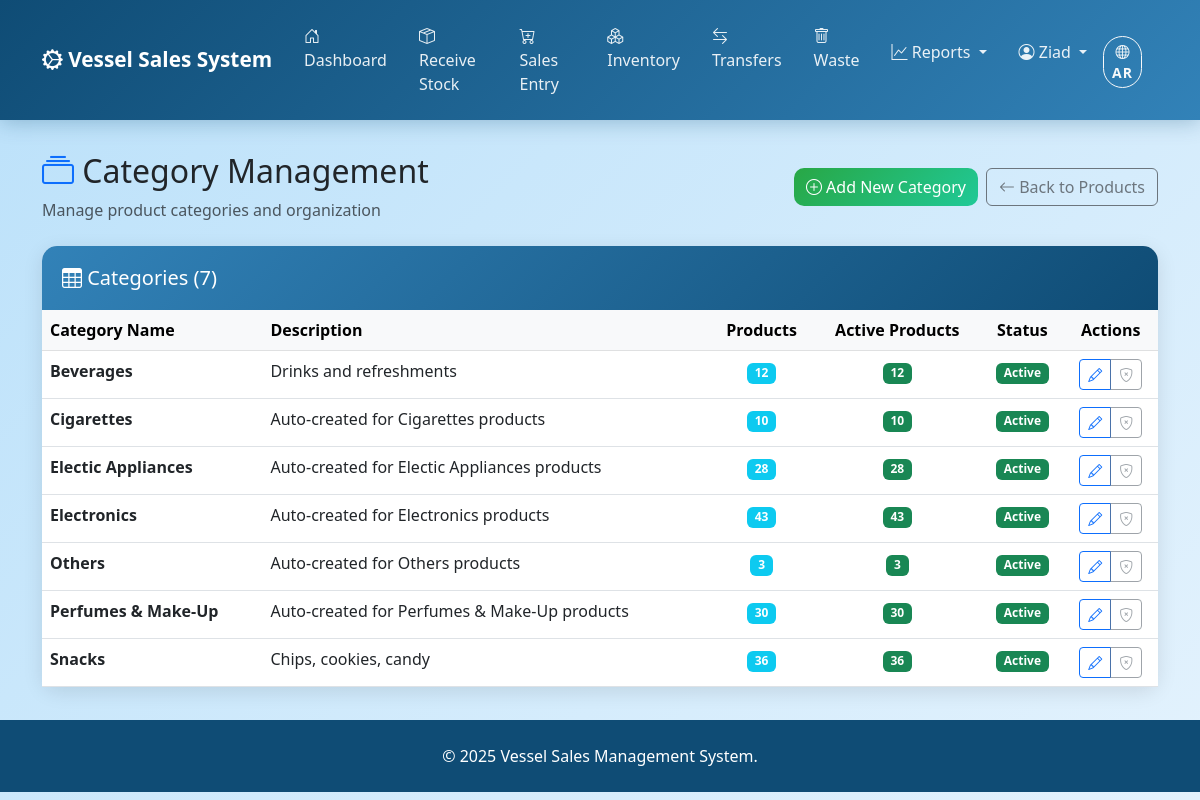
The app's page /categories/manage/ (signed in) with its own data.
### products/models.py (models this page shows, shortened)
class Category(models.Model):
    name = models.CharField(max_length=50, unique=True)
    description = models.TextField(blank=True)
    active = models.BooleanField(default=True)
    class Meta:
        ordering = ['name']
        verbose_name_plural = 'Categories'
        indexes = [
            models.Index(fields=['active'], name='category_active_idx'),
        ]

### frontend/category_views.py (the view)
# urls.py: path('categories/manage/', category_views.category_management, name='category_management'),
@login_required
@user_passes_test(is_admin_or_manager)
def category_management(request):
    categories = Category.objects.annotate(
        product_count=Count('product'),
        active_product_count=Count('product', filter=Q(product__active=True))
    ).order_by('name')
    context = {
        'categories': categories,
    }
    return render(request, 'frontend/category_management.html', context)

### templates/frontend/category_management.html (shortened to what this page needs)
{% extends 'frontend/base.html' %}
{% load static %}
{% block content %}
<div class="row mb-4">
    <div class="col-12">
        <div class="d-flex justify-content-between align-items-center">
            <div>
                <h2>
                    <i class="bi bi-collection text-primary"></i>
                    <span data-translate="category_management">Category Management</span>
                </h2>
                <p class="text-muted mb-0"><span data-translate="manage_product_categories">Manage product categories and organization</span></p>
            </div>
            <div class="d-flex gap-2">
                <button class="btn btn-success" onclick="showCreateCategoryModal()">
                    <i class="bi bi-plus-circle"></i> <span data-translate="add_new_category">Add New Category</span>
                </button>
                <a href="{% url 'frontend:product_management' %}" class="btn btn-outline-secondary">
                    <i class="bi bi-arrow-left"></i> <span data-translate="back_to_products">Back to Products</span>
                </a>
            </div>
        </div>
    </div>
</div>
<div class="row">
    <div class="col-12">
        <div class="card">
            <div class="card-header">
                <h5 class="mb-0">
                    <i class="bi bi-table"></i> <span data-translate="categories">Categories</span>
                    (<span dir="ltr" data-number data-original="{{ categories|length }}">{{ categories|length }}</span>)
                </h5>
            </div>
            <div class="card-body p-0">
                <div class="table-responsive">
                    <table class="table table-hover mb-0">
                        <thead class="table-light">
                            <tr>
                                <th><span data-translate="category_name">Category Name</span></th>
                                <th><span data-translate="description">Description</span></th>
                                <th class="text-center"><span data-translate="products_count">Products</span></th>
                                <th class="text-center"><span data-translate="active_products">Active Products</span></th>
                                <th class="text-center"><span data-translate="status">Status</span></th>
                                <th class="text-center"><span data-translate="actions">Actions</span></th>
                            </tr>
                        </thead>
                        <tbody>
                            {% for category in categories %}
                            <tr>
                                <td>
                                    <strong>{{ category.name }}</strong>
                                </td>
                                <td>
                                    {% if category.description %}
                                        {{ category.description|truncatechars:50 }}
                                    {% else %}
                                        <span class="text-muted"><span data-translate="no_description">No description</span></span>
                                    {% endif %}
                                </td>
                                <td class="text-center">
                                    <span class="badge bg-info" data-number data-original="{{ category.product_count }}">{{ category.product_count }}</span>
                                </td>
                                <td class="text-center">
                                    <span class="badge bg-success" data-number data-original="{{ category.active_product_count }}">{{ category.active_product_count }}</span>
                                </td>
                                <td class="text-center">
                                    {% if category.active %}
                                    <span class="badge bg-success"><span data-translate="active">Active</span></span>
                                    {% else %}
                                    <span class="badge bg-secondary"><span data-translate="inactive">Inactive</span></span>
                                    {% endif %}
                                </td>
                                <td class="text-center">
                                    <div class="btn-group btn-group-sm">
                                        <button class="btn btn-outline-primary" onclick="editCategory({{ category.id }}, '{{ category.name|escapejs }}', '{{ category.description|escapejs }}', {{ category.active|yesno:'true,false' }})"
                                                data-translate-title="edit_category">
                                            <i class="bi bi-pencil"></i>
                                        </button>
                                        {% if category.product_count == 0 %}
                                        <button class="btn btn-outline-danger" onclick="deleteCategory({{ category.id }}, '{{ category.name|escapejs }}')"
                                                data-translate-title="delete_category">
                                            <i class="bi bi-trash"></i>
                                        </button>
                                        {% else %}
                                        <button class="btn btn-outline-secondary" disabled title="Cannot delete category with products">
                                            <i class="bi bi-shield-x"></i>
                                        </button>
                                        {% endif %}
                                    </div>
                                </td>
                            </tr>
                            {% endfor %}
                        </tbody>
                    </table>
                </div>
            </div>
        </div>
    </div>
</div>
{% endblock %}

### templates/frontend/base.html (shortened to what this page needs)
{% load static %}
<!DOCTYPE html>
<html lang="{{ CURRENT_LANGUAGE }}" dir="{{ LANGUAGE_DIRECTION }}">
<head>
    <link href="https://cdn.jsdelivr.net/npm/bootstrap@5.3.0/dist/css/bootstrap.min.css" rel="stylesheet">
    <link href="https://cdn.jsdelivr.net/npm/bootstrap-icons@1.10.0/font/bootstrap-icons.css" rel="stylesheet">
    {% load static %}
    <link href="{% static 'frontend/css/core/variables.css' %}" rel="stylesheet">
    <link href="{% static 'frontend/css/core/base.css' %}" rel="stylesheet">
    <link href="{% static 'frontend/css/core/components.css' %}" rel="stylesheet">
    <link href="{% static 'frontend/css/layout/navigation.css' %}" rel="stylesheet">
    <link href="{% static 'frontend/css/responsive/mobile.css' %}" rel="stylesheet">
    <link href="{% static 'frontend/css/base_styles.css' %}" rel="stylesheet">
</head>
<body>
    <nav class="navbar navbar-expand-lg">
        <div class="container">
            <a class="navbar-brand" href="{% url 'frontend:dashboard' %}">
                <i class="bi bi-gear-wide-connected"></i> Vessel Sales System
            </a>
            <div class="collapse navbar-collapse" id="navbarNav">
                <ul class="navbar-nav" id="mainNavItems">
                    <li class="nav-item">
                        <a class="nav-link {% if request.resolver_match.url_name == 'dashboard' %}active{% endif %}"
                           href="{% url 'frontend:dashboard' %}">
                            <i class="bi bi-house-door"></i> <span data-translate="dashboard">Dashboard</span>
                        </a>
                    </li>
                    {% if user_permissions.can_access_operations %}
                    <li class="nav-item">
                        <a class="nav-link {% if request.resolver_match.url_name == 'supply_entry' %}active{% endif %}"
                        href="{% url 'frontend:supply_entry' %}">
                            <i class="bi bi-box-seam"></i> <span data-translate="receive_stock">Receive Stock</span>
                        </a>
                    </li>
                    {% endif %}
                    {% if user_permissions.can_access_operations %}
                    <li class="nav-item">
                        <a class="nav-link {% if request.resolver_match.url_name == 'sales_entry' %}active{% endif %}"
                           href="{% url 'frontend:sales_entry' %}">
                            <i class="bi bi-cart-plus"></i> <span data-translate="sales_entry">Sales Entry</span>
                        </a>
                    </li>
                    {% endif %}
                    {% if user_permissions.can_access_inventory %}
                    <li class="nav-item">
                        <a class="nav-link {% if request.resolver_match.url_name == 'inventory_check' %}active{% endif %}"
                           href="{% url 'frontend:inventory_check' %}">
                            <i class="bi bi-boxes"></i> <span data-translate="inventory">Inventory</span>
                        </a>
                    </li>
                    {% endif %}
                    {% if user_permissions.can_access_operations %}
                    <li class="nav-item">
                        <a class="nav-link {% if request.resolver_match.url_name == 'transfer_entry' %}active{% endif %}"
                           href="{% url 'frontend:transfer_entry' %}">
                            <i class="bi bi-arrow-left-right"></i> <span data-translate="transfers">Transfers</span>
                        </a>
                    </li>
                    {% endif %}
                    {% if user_permissions.can_add_products %}
                    <li class="nav-item">
                        <a class="nav-link {% if request.resolver_match.url_name == 'waste_entry' or request.resolver_match.url_name == 'waste_items' %}active{% endif %}"
                        href="{% url 'frontend:waste_entry' %}">
                            <i class="bi bi-trash"></i> <span data-translate="waste">Waste</span>
                        </a>
                    </li>
                    {% endif %}
                </ul>
                <ul class="navbar-nav" id="userNavItems">
                    {% if user_permissions.can_access_reports %}
                    <li class="nav-item dropdown">
                        <a class="nav-link dropdown-toggle {% if 'reports' in request.resolver_match.url_name %}active{% endif %}"
                           href="#" role="button" data-bs-toggle="dropdown" aria-expanded="false">
                            <i class="bi bi-graph-up"></i> <span data-translate="reports">Reports</span>
                        </a>
                    </li>
                    {% endif %}
                    <li class="nav-item dropdown">
                        <a class="nav-link dropdown-toggle" href="#" id="navbarDropdown" role="button" data-bs-toggle="dropdown">
                            <i class="bi bi-person-circle"></i> {{ user.username }}
                        </a>
                    </li>
                    <li class="nav-item">
                        <button class="btn btn-outline-light btn-sm me-3" id="languageToggle" onclick="toggleLanguage()">
                            <i class="bi bi-globe"></i>
                            <span id="currentLangText">AR</span>
                        </button>
                    </li>
                </ul>
            </div>
        </div>
    </nav>
    <div class="main-content">
        <div class="container">
            {% block content %}{% endblock %}
        </div>
    </div>
    <footer class="footer">
        <div class="container">
            <p class="mb-0">&copy; 2025 Vessel Sales Management System.</p>
        </div>
    </footer>
</body>
</html>

### records on screen
Category: name "Beverages", description "Drinks and refreshments", product_count "12", active_product_count "12", active "Active"
Category: name "Cigarettes", description "Auto-created for Cigarettes products", product_count "10", active_product_count "10", active "Active"
Category: name "Electic Appliances", description "Auto-created for Electic Appliances products", product_count "28", active_product_count "28", active "Active"
Category: name "Electronics", description "Auto-created for Electronics products", product_count "43", active_product_count "43", active "Active"
Category: name "Others", description "Auto-created for Others products", product_count "3", active_product_count "3", active "Active"
Category: name "Perfumes & Make-Up", description "Auto-created for Perfumes & Make-Up products", product_count "30", active_product_count "30", active "Active"
Category: name "Snacks", description "Chips, cookies, candy", product_count "36", active_product_count "36", active "Active"

### other values on screen
{{ user.username }} "Ziad"
{{ categories|length }} "7"
